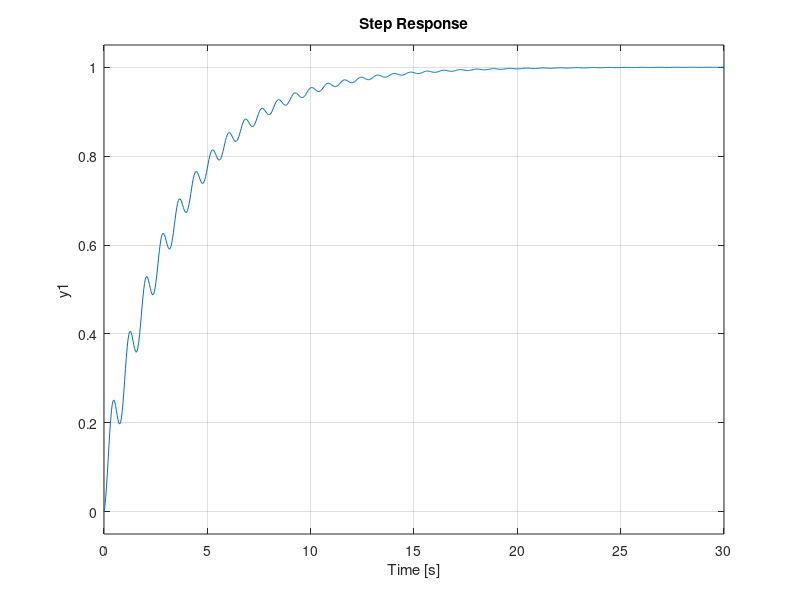

Here is the MATLAB script that generated this plot: (Note: this script raises an error after producing the figure.)
clc 
clear all %Bu ve üstteki clc beraber kullanılıldığında script çalıştırırken önceki değişkenlei workspaceden siler

num = [1 18]; % Transfer fonksiyonun pay kısmı
den = [1 6 60 312]; % Transfer fonksiyonun payda  kısmı
T = tf(num,den) % Transfer fonksiyonu oluşturan tf fonksiyonu bunda ; yok çünkü terminalde görmek istiyorum transfer fonksiyonunu

Kp = 2.1; % P değeri
Ki = 5.327; % I değeri
Kd = 0.2069 % D değeri

G1 = pid(Kp, Ki, Kd); % PID

F = feedback(G1*T,1) % Kapalı çevrim Fonksiyonu

%zeros = roots(Kp*num) %sistemin sıfırları
%polar = roots(den) %sistemin kutupları
step(F) %Kapalı çevrim Basamak cevabı grafiği 
stepinfo(F) %Kapalı çevrim Basamak cevabı bilgileri
%pzmap(T,'r') % pzmap kutupların ve sıfırların reel imajiner düzlemde konumlarını gösteren fonksiyon noktalar daha rahat gözüksün diye kırmızı yapmak için 'r' argümanı girildi fonksiyona
grid on % plotlarda grid2i açan komut rahat gözükmesi için açıltı gridl